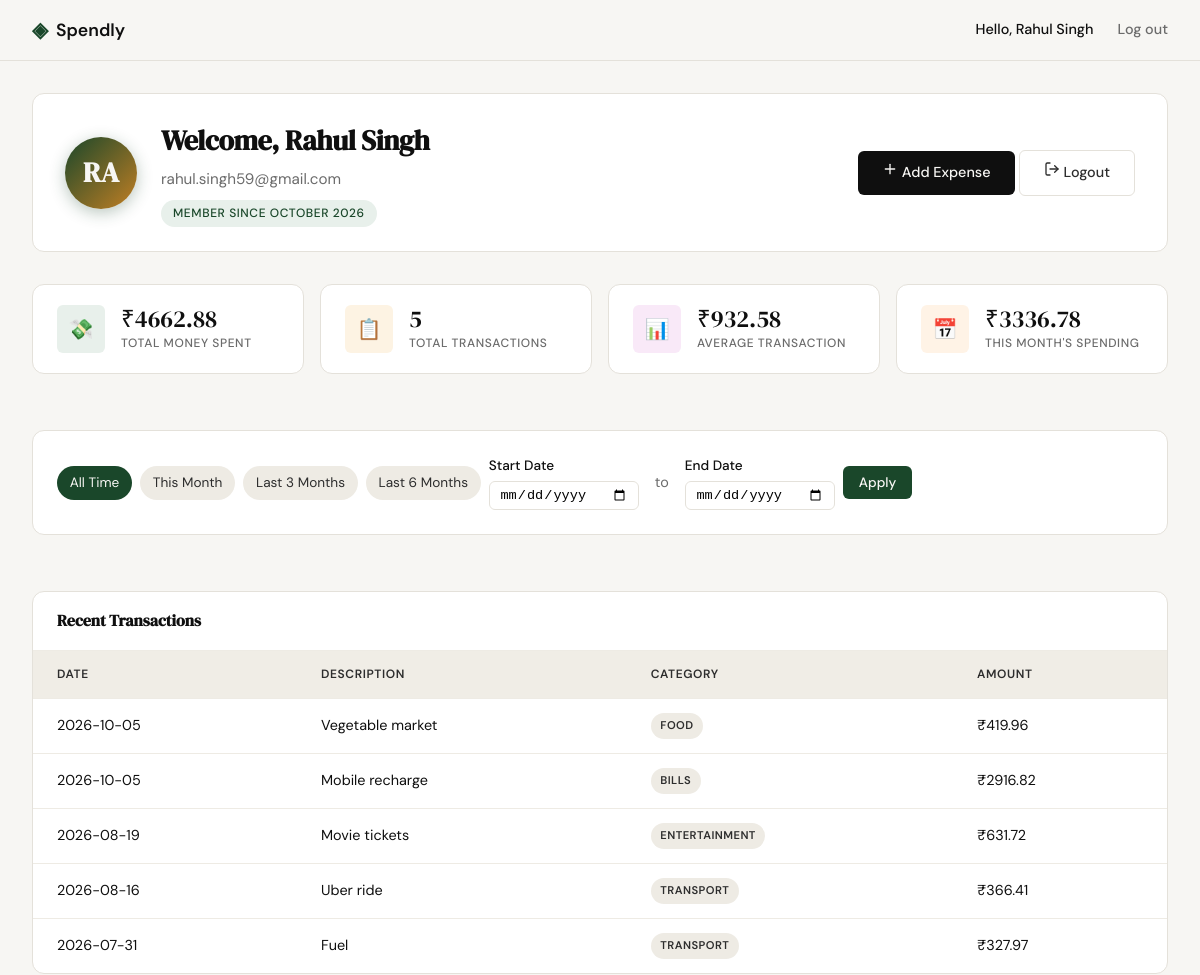
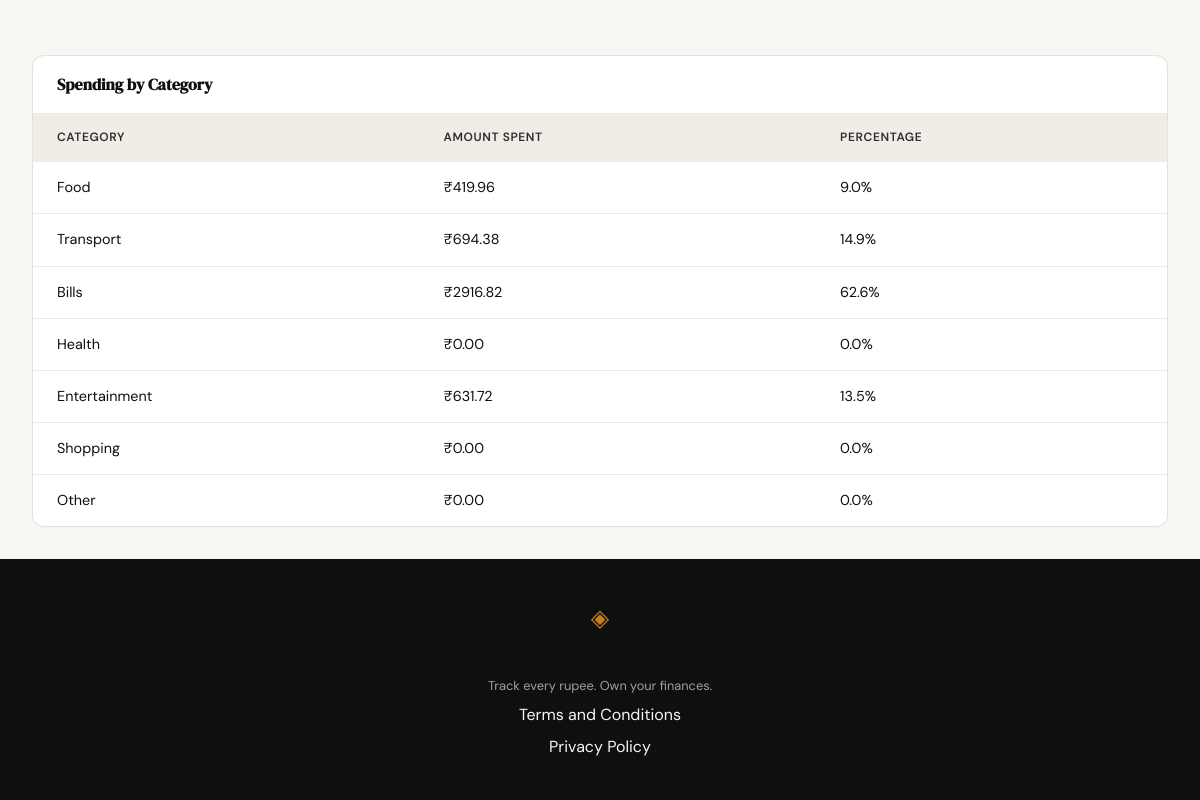
Screenshot of /profile (signed in) with the database file from the repository (2 pictures, top to bottom).
### tables this page shows
CREATE TABLE users (
            id INTEGER PRIMARY KEY AUTOINCREMENT,
            name TEXT NOT NULL,
            email TEXT UNIQUE NOT NULL,
            password_hash TEXT NOT NULL,
            created_at TEXT DEFAULT (datetime('now'))
        );

CREATE TABLE expenses (
            id INTEGER PRIMARY KEY AUTOINCREMENT,
            user_id INTEGER NOT NULL REFERENCES users(id),
            amount REAL NOT NULL,
            category TEXT NOT NULL,
            date TEXT NOT NULL,
            description TEXT,
            created_at TEXT DEFAULT (datetime('now'))
        );

### app.py (the view)
@app.route("/profile")
def profile():
    user_id = session.get("user_id")
    if not user_id:
        return redirect(url_for("login"))
    db = get_db()
    user_row = db.execute(
        "SELECT id, name, email, created_at FROM users WHERE id = ?",
        (user_id,)
    ).fetchone()
    db.close()
    if not user_row:
        session.clear()
        flash("User not found.", "error")
        return redirect(url_for("login"))
    name = user_row["name"]
    if len(name) >= 2:
        avatar = name[0:2].upper()
    else:
        avatar = name[0].upper() if name else "?"
    created_at = user_row["created_at"]
    member_since = ""
    if created_at:
        try:
            parts = created_at.split("-")
            if len(parts) >= 2:
                month_names = [
                    "", "January", "February", "March", "April", "May", "June",
                    "July", "August", "September", "October", "November", "December"
                ]
                month_idx = int(parts[1])
                if 1 <= month_idx <= 12:
                    member_since = f"{month_names[month_idx]} {parts[0]}"
        except (ValueError, IndexError):
            member_since = created_at
    user_info = {
        "name": name,
        "email": user_row["email"],
        "avatar": avatar,
        "member_since": member_since or created_at
    }
    start_date_str = request.args.get('start_date') or request.args.get('date_from')
    end_date_str = request.args.get('end_date') or request.args.get('date_to')
    start_date_val = None
    end_date_val = None
    try:
        if start_date_str:
            start_date_val = datetime.strptime(start_date_str, '%Y-%m-%d').date()
        if end_date_str:
            end_date_val = datetime.strptime(end_date_str, '%Y-%m-%d').date()
    except ValueError:
        start_date_val = None
        end_date_val = None
    if start_date_val and end_date_val and start_date_val > end_date_val:
        start_date_val, end_date_val = None, None
    expenses = get_expenses_by_user(
        user_id,
        start_date_val.isoformat() if start_date_val else None,
        end_date_val.isoformat() if end_date_val else None
    )
    total_spent = sum(float(exp.get("amount", 0)) for exp in expenses)
    tx_count = len(expenses)
    avg_transaction = total_spent / tx_count if tx_count else 0.0
    cat_totals = {}
    for exp in expenses:
        cat = exp.get("category", "Other")
        cat_totals[cat] = cat_totals.get(cat, 0.0) + float(exp.get("amount", 0))
    top_category = max(cat_totals, key=cat_totals.get) if cat_totals else None
    today = date.today()
    this_month_prefix = f"{today.year}-{today.month:02d}"
    this_month = 0.0
    for exp in expenses:
        if exp.get("date") and exp["date"].startswith(this_month_prefix):
            this_month += float(exp.get("amount", 0))
    stats = {
        "total_spent": total_spent,
        "tx_count": tx_count,
        "avg_transaction": avg_transaction,
        "this_month": this_month,
        "top_category": top_category,
    }
    colour_palette = [
        "var(--accent)",
        "var(--accent-2)",
        "var(--accent-3)",
        "var(--accent-4)",
        "var(--accent-5)",
        "var(--accent-6)",
    ]
    categories = []
    for idx, cat_name in enumerate(CATEGORIES):
        amt = cat_totals.get(cat_name, 0.0)
        pct = (amt / total_spent * 100) if total_spent > 0 else 0.0
        categories.append({
            "name": cat_name,
            "amount": amt,
            "percentage": pct,
            "color": colour_palette[idx % len(colour_palette)]
        })
    today = date.today()
    def month_start(offset_months):
        total_months = today.year * 12 + today.month - 1 + offset_months
        year = total_months // 12
        month = total_months % 12 + 1
        return date(year, month, 1)
    presets = {
        'all_time': {'date_from': None, 'date_to': None},
        'this_month': {'date_from': month_start(0), 'date_to': today},
        'last_3_months': {'date_from': month_start(-2), 'date_to': today},
        'last_6_months': {'date_from': month_start(-5), 'date_to': today},
    }
    return render_template(
        "profile.html",
        user=user_info,
        stats=stats,
        transactions=expenses,
        categories=categories,
        presets=presets,
        start_date=start_date_str or "",
        end_date=end_date_str or "",
    )

### templates/profile.html (shortened to what this page needs)
{% extends "base.html" %}
{% block head %}
<link rel="stylesheet" href="{{ url_for('static', filename='css/profile.css') }}">
{% endblock %}
{% block content %}
<div class="profile-dashboard">
    <header class="card profile-header">
        <div class="avatar-section">
            <div class="avatar-initials">{{ user.avatar }}</div>
        </div>
        <div class="user-meta">
            <h1 class="user-name">Welcome, {{ user.name }}</h1>
            <p class="user-email">{{ user.email }}</p>
            <span class="member-badge">Member since {{ user.member_since }}</span>
        </div>
        <div class="header-actions">
            <a href="{{ url_for('add_expense') }}" class="btn-primary">
                <svg width="16" height="16" viewBox="0 0 24 24" fill="none" stroke="currentColor" stroke-width="2" stroke-linecap="round" stroke-linejoin="round">
                    <line x1="12" y1="5" x2="12" y2="19"></line>
                    <line x1="5" y1="12" x2="19" y2="12"></line>
                </svg>
                Add Expense
            </a>
            <a href="{{ url_for('logout') }}" class="btn-ghost logout-btn">
                <svg width="16" height="16" viewBox="0 0 24 24" fill="none" stroke="currentColor" stroke-width="2" stroke-linecap="round" stroke-linejoin="round">
                    <path d="M9 21H5a2 2 0 0 1-2-2V5a2 2 0 0 1 2-2h4"></path>
                    <polyline points="16 17 21 12 16 7"></polyline>
                    <line x1="21" y1="12" x2="9" y2="12"></line>
                </svg>
                Logout
            </a>
        </div>
    </header>
    <section class="stats-grid">
        <article class="card stat-card">
            <div class="stat-icon spending-icon">💸</div>
            <div class="stat-content">
                <span class="stat-value">₹{{ "{:.2f}".format(stats.total_spent) }}</span>
                <span class="stat-label">Total Money Spent</span>
            </div>
        </article>
        <article class="card stat-card">
            <div class="stat-icon transactions-icon">📋</div>
            <div class="stat-content">
                <span class="stat-value">{{ stats.tx_count }}</span>
                <span class="stat-label">Total Transactions</span>
            </div>
        </article>
        <article class="card stat-card">
            <div class="stat-icon avg-icon">📊</div>
            <div class="stat-content">
                <span class="stat-value">₹{{ "{:.2f}".format(stats.avg_transaction) }}</span>
                <span class="stat-label">Average Transaction</span>
            </div>
        </article>
        <article class="card stat-card">
            <div class="stat-icon month-icon">📅</div>
            <div class="stat-content">
                <span class="stat-value">₹{{ "{:.2f}".format(stats.this_month) }}</span>
                <span class="stat-label">This Month's Spending</span>
            </div>
        </article>
    </section>
    <section class="card table-card date-filter-section">
        <div class="table-wrapper">
            <form method="get" action="{{ url_for('profile') }}" class="date-filter-form">
                <div class="filter-controls">
                    <a href="{{ url_for('profile') }}" class="quick-filter-btn{% if not start_date and not end_date %} active{% endif %}">All Time</a>
                    <a href="{{ url_for('profile', date_from=presets.this_month.date_from|default(''), date_to=presets.this_month.date_to|default('') ) }}" class="quick-filter-btn">This Month</a>
                    <a href="{{ url_for('profile', date_from=presets.last_3_months.date_from|default(''), date_to=presets.last_3_months.date_to|default('') ) }}" class="quick-filter-btn">Last 3 Months</a>
                    <a href="{{ url_for('profile', date_from=presets.last_6_months.date_from|default(''), date_to=presets.last_6_months.date_to|default('') ) }}" class="quick-filter-btn">Last 6 Months</a>
                    <div class="date-input">
                        <label for="start_date">Start Date</label>
                        <input type="date" name="start_date" id="start_date" value="{{ start_date or '' }}" />
                    </div>
                    <span class="date-separator">to</span>
                    <div class="date-input">
                        <label for="end_date">End Date</label>
                        <input type="date" name="end_date" id="end_date" value="{{ end_date or '' }}" />
                    </div>
                    <button type="submit" class="btn-success">Apply</button>
                </div>
            </form>
        </div>
    </section>
    <section class="card table-card">
        <header class="card-header">
            <h2>Recent Transactions</h2>
        </header>
        <div class="table-wrapper">
            {% if transactions %}
            <table class="transaction-table">
                <thead>
                    <tr>
                        <th>Date</th>
                        <th>Description</th>
                        <th>Category</th>
                        <th class="text-end">Amount</th>
                    </tr>
                </thead>
                <tbody>
                    {% for tx in transactions %}
                    <tr>
                        <td>{{ tx.date }}</td>
                        <td>{{ tx.description }}</td>
                        <td>
                            <span class="badge badge-{{ tx.category | lower }}">{{ tx.category }}</span>
                        </td>
                        <td class="text-end">₹{{ "{:.2f}".format(tx.amount) }}</td>
                    </tr>
                    {% endfor %}
                </tbody>
            </table>
            {% else %}
            <div class="empty-state">
                <p>No transactions found for the selected period.</p>
                <p>Try adjusting your date filter or add your first expense.</p>
            </div>
            {% endif %}
        </div>
    </section>
    <section class="card table-card">
        <header class="card-header">
            <h2>Spending by Category</h2>
        </header>
        <div class="table-wrapper">
            {% if categories %}
            <table class="category-table">
                <thead>
                    <tr>
                        <th>Category</th>
                        <th class="text-end">Amount Spent</th>
                        <th class="text-end">Percentage</th>
                    </tr>
                </thead>
                <tbody>
                    {% for cat in categories %}
                    <tr>
                        <td>
                            <span class="category-name">{{ cat.name }}</span>
                        </td>
                        <td class="text-end">₹{{ "{:.2f}".format(cat.amount) }}</td>
                        <td class="text-end">{{ "{:.1f}".format(cat.percentage|default(0)) }}%</td>
                    </tr>
                    {% endfor %}
                </tbody>
            </table>
            {% else %}
            <div class="empty-state">
                <p>No category data available for the selected period.</p>
            </div>
            {% endif %}
        </div>
    </section>
</div>
{% endblock %}

### templates/base.html (shortened to what this page needs)
<!DOCTYPE html>
<html lang="en">
<head>
    <link rel="stylesheet" href="{{ url_for('static', filename='css/style.css') }}">
    {% block head %}{% endblock %}
</head>
<body>
    <nav class="navbar">
        <div class="nav-inner">
            <a href="{{ url_for('landing') }}" class="nav-brand">
                <span class="brand-icon">◈</span>
                <span class="brand-name">Spendly</span>
            </a>
            <div class="nav-links">
                {% if session.get('user_id') and user %}
                    <span class="nav-user">Hello, {{ user.name }}</span>
                    <a href="{{ url_for('logout') }}">Log out</a>
                {% else %}
                    <a href="{{ url_for('login') }}">Sign in</a>
                    <a href="{{ url_for('register') }}" class="nav-cta">Get started</a>
                {% endif %}
            </div>
        </div>
    </nav>
    <main class="main-content">
        {% block content %}{% endblock %}
    </main>
    <footer class="footer">
        <div class="footer-inner">
            <span class="brand-icon">◈</span>
            <span class="brand-name">Spendly</span>
            <p class="footer-copy">Track every rupee. Own your finances.</p>
            <a href="{{ url_for('terms') }}">Terms and Conditions</a>
            <a href="{{ url_for('privacy') }}">Privacy Policy</a>
        </div>
    </footer>
</body>
</html>

### rows the page displays
users: name "Rahul Singh", email "rahul.singh59@gmail.com"
expenses: date "2026-10-05", description "Vegetable market", category "FOOD", amount "419.96", name "Food", percentage "9.0"
expenses: date "2026-10-05", description "Mobile recharge", category "BILLS", amount "2916.82", name "Bills", percentage "62.6"
expenses: date "2026-08-19", description "Movie tickets", category "ENTERTAINMENT", amount "631.72", name "Entertainment", percentage "13.5"
expenses: date "2026-08-16", description "Uber ride", category "TRANSPORT", amount "366.41"
expenses: date "2026-07-31", description "Fuel", category "TRANSPORT", amount "327.97"

### other values shown
{{ user.avatar }} "RA"
{{ user.member_since }} "OCTOBER 2026"
{{ "{:.2f}".format(stats.total_spent) }} "4662.88"
{{ stats.tx_count }} "5"
{{ "{:.2f}".format(stats.avg_transaction) }} "932.58"
{{ "{:.2f}".format(stats.this_month) }} "3336.78"
{{ cat.name }} "Transport" "Health" "Shopping" "Other"
{{ "{:.2f}".format(cat.amount) }} "694.38" "0.00" "0.00" "0.00"
{{ "{:.1f}".format(cat.percentage|default(0)) }} "14.9" "0.0" "0.0" "0.0"
